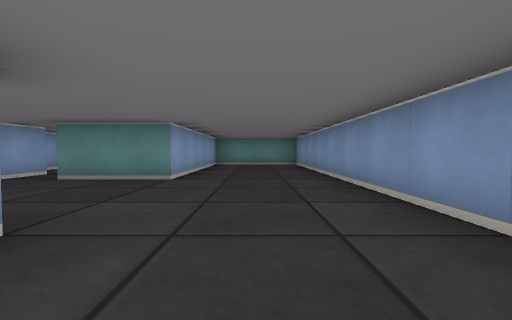
View 1 (above)

16 first-person views from a walk through a cub3D level. The camera is about half as high as the walls, tilts 2° down and sees 90° across. The floor is counted in squares. Each view is taken from the middle of a square. On the plan, view 1 faces up. The plan holds only what a view shows up to about 9 squares ahead; the rest is blank.

View 2
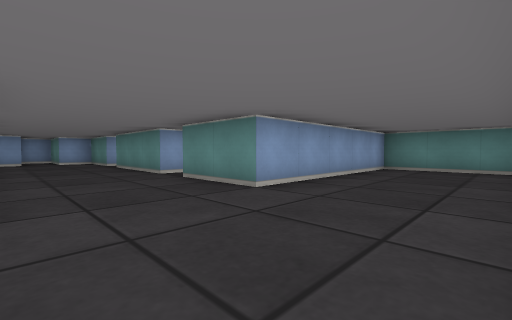

View 3
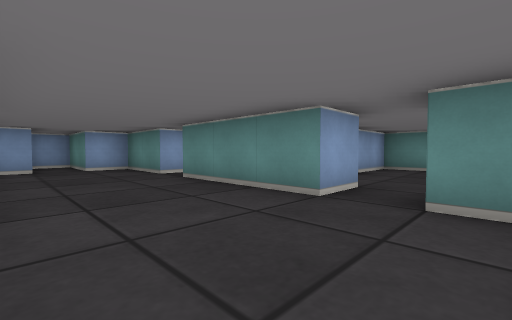

View 4
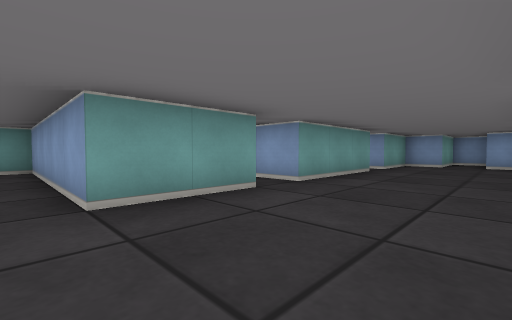

View 5
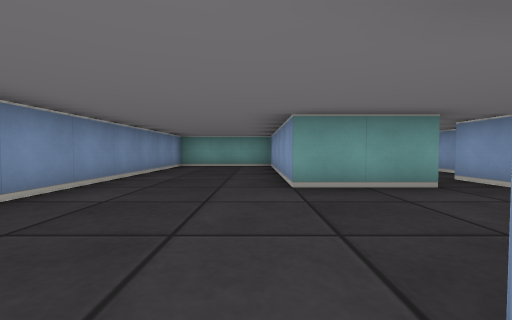

View 6
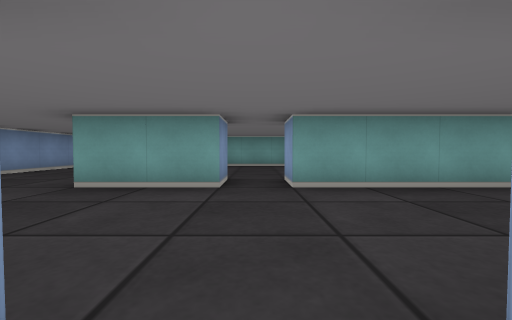

View 7
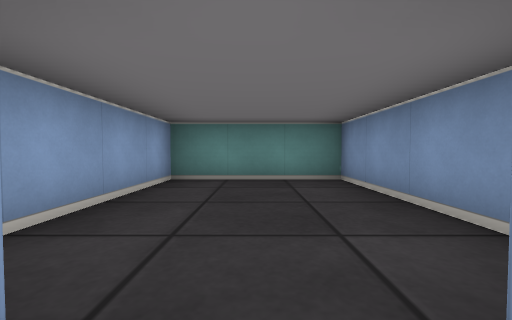

View 8
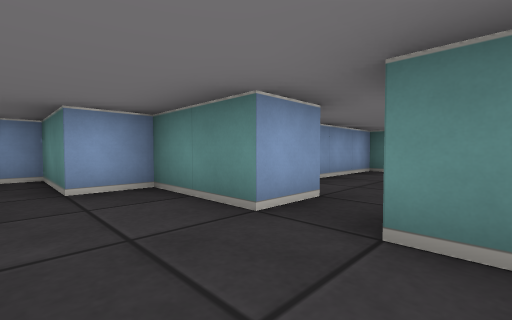

View 9
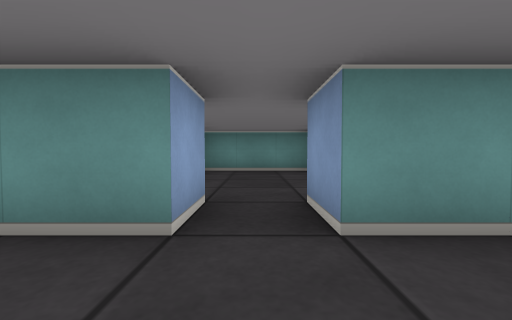

View 10
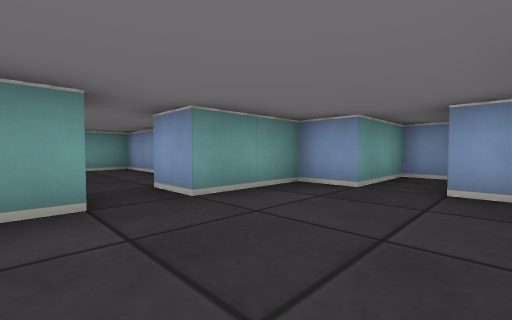

View 11
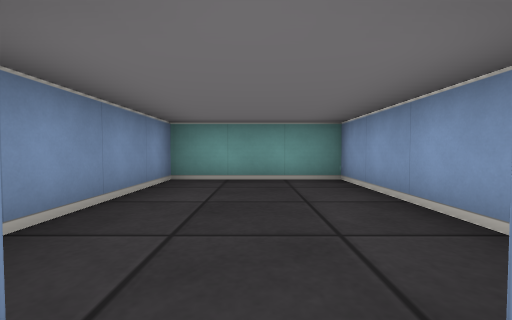

View 12
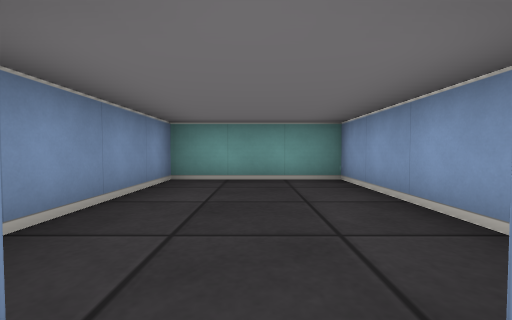

View 13
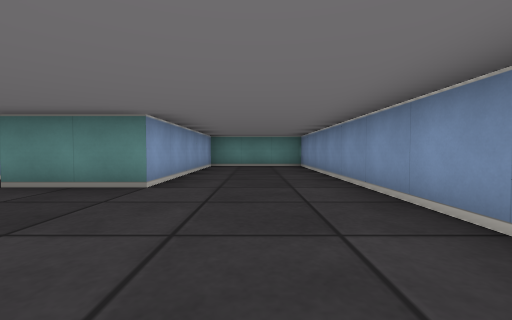

View 14
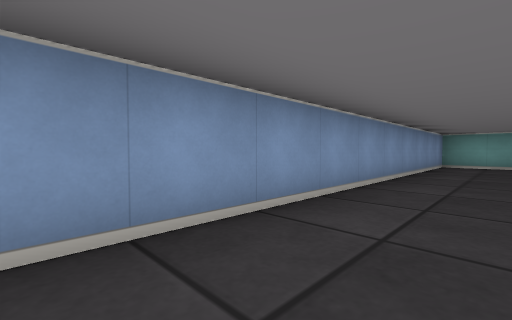

View 15
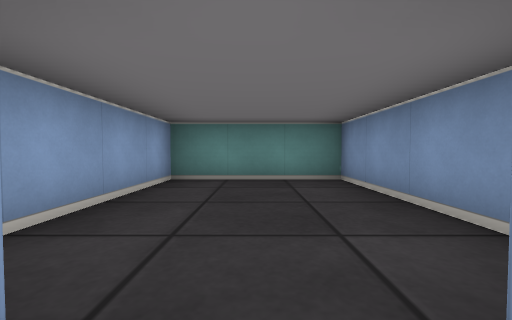

View 16
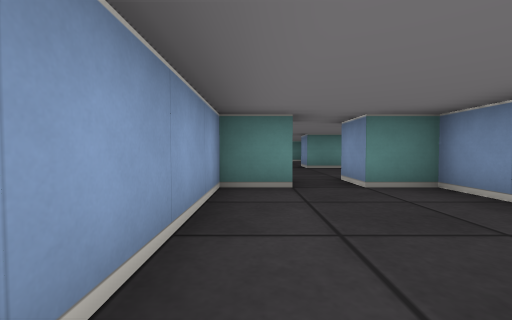

### Floor plan
Points are (right, up) in squares from view 1. A wall is a line through its corners. A room is listed if a view was taken in it or the views show most of it. See-through windows are left out.
Room 1 (views 1, 2, 3, 4, 5, 8, 9, 10, 13, 14)
walls: (-3.5, 1.5) (-1.5, 1.5) (-1.5, -3.5) (1.5, -3.5) (1.5, 9.5) (-1.5, 9.5) (-1.5, 4.5) (-3.5, 4.5); (-4.5, 4.5) (-7.5, 4.5); (-7.5, 1.5) (-4.5, 1.5); (-8.5, 4.5) (-10.5, 4.5) (-10.5, 3.5) (-12.5, 3.5) (-12.5, 2.5) (-10.5, 2.5) (-10.5, 1.5) (-8.5, 1.5)
ways out: opening at (-4, 5) to room 2; opening at (-8, 1) to room 3; opening at (-4, 1) to room 4; opening at (-8, 5) to room 5
Room 2 (views 6, 7)
walls: (-4.5, 5.6) (-4.5, 4.5); (-2.5, 6.5) (-2.5, 9.5) (-5.5, 9.5) (-5.5, 6.5); (-3.5, 4.5) (-3.5, 5.5)
ways out: opening at (-4, 5) to room 1
Room 3 (views 11, 16)
walls: (-8.5, 1.5) (-8.5, 0.5) (-9.5, 0.5) (-9.5, -3.5) (-6.5, -3.5) (-6.5, 0.5) (-7.5, 0.5) (-7.5, 1.5)
ways out: opening at (-8, 1) to room 1
Room 4 (view 12)
walls: (-5.5, -0.5) (-5.5, -3.5) (-2.5, -3.5) (-2.5, -0.5); (-3.5, 0.5) (-3.5, 1.5); (-4.5, 1.5) (-4.5, 0.5)
ways out: opening at (-4, 1) to room 1
Room 5 (view 15)
walls: (-8.5, 5.6) (-8.5, 4.5); (-6.5, 6.5) (-6.5, 9.5) (-9.5, 9.5) (-9.5, 6.5); (-7.5, 4.5) (-7.5, 5.5)
ways out: opening at (-8, 5) to room 1

Where each view was taken, in squares from view 1:
view 1: 0 up, 0 right, facing up
view 2: 2 up, 1 right, facing up-left
view 3: 2 up, 3 left, facing up-left
view 4: 4 up, 1 left, facing down-left
view 5: 5 up, 1 left, facing down
view 6: 5 up, 4 left, facing down
view 7: 5 up, 4 left, facing up
view 8: 3 up, 7 left, facing up-left
view 9: 3 up, 8 left, facing up
view 10: 4 up, 7 left, facing down-left
view 11: 1 up, 8 left, facing down
view 12: 1 up, 4 left, facing down
view 13: 1 up, 0 right, facing up
view 14: 6 up, 0 right, facing down-right
view 15: 5 up, 8 left, facing up
view 16: 3 down, 9 left, facing up
